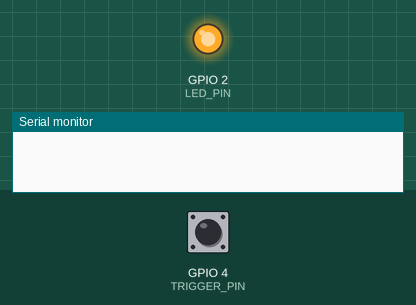
A sketch run on a simulated ESP32. On the bench: output pins drawn as LEDs (lit = HIGH), the last lines printed to the serial monitor. The test bench sets the inputs (shaded band); at power-on: GPIO 4 (TRIGGER_PIN) HIGH. WiFi joins after 1.5 s; servers stay silent unless stated; the Firebase database answers and starts empty.

Above: at 0.1 s.
At 1.6 s:
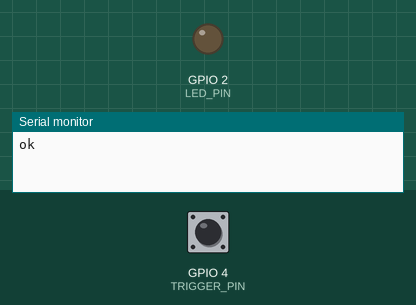
Timing chart, 0 to 3.1 s (numbered marks = the images above):
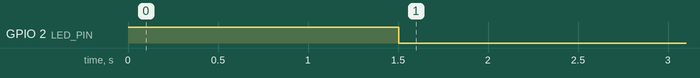

The sketch:

Code_copy.ino
```cpp
#include <Arduino.h>
#include <WiFiManager.h>
#include <Firebase_ESP_Client.h>
#include "addons/TokenHelper.h"
#include "addons/RTDBHelper.h"
#define API_KEY "AIzaSyAnjtzqXfZSKERATWqAXbaytOfM507iXJU"
#define DATABASE_URL "https://esp32firebase-6052e-default-rtdb.europe-west1.firebasedatabase.app/"
#define TRIGGER_PIN 4
#define LED_PIN 2
HardwareSerial MySerial(2);

FirebaseData fbdo;

FirebaseAuth auth;
FirebaseConfig config;
int isPair;

int pin34,pin35,pin36,pin39,pin25,pin23,pin22,pin21,pin19,pin18,pin17,pin16;
String type34,type35,type36,type39,type25,type23,type22,type21,type19,type18,type17,type16,sertype,ser;

String device_name=WiFi.macAddress();

WiFiManager wifiManager;

void setup(){
  ser="B";
  Serial.begin(115200);
  //Serial2.begin(9600);
  pinMode(LED_PIN, OUTPUT );
  digitalWrite(LED_PIN, HIGH);
  wifiManager.autoConnect("ESP32Tunnel ","");

  config.api_key = API_KEY;

  /* Assign the RTDB URL (required) */
  config.database_url = DATABASE_URL;

  /* Sign up */
  if (Firebase.signUp(&config, &auth, "", "")){
    Serial.println("ok");
  digitalWrite(LED_PIN, LOW);

  }
  else{
    Serial.printf("%s\n", config.signer.signupError.message.c_str());
  }

  /* Assign the callback function for the long running token generation task */
  config.token_status_callback = tokenStatusCallback; //see addons/TokenHelper.h

  Firebase.begin(&config, &auth);
  Firebase.reconnectWiFi(true);
  String dt=device_name+"/Debug/Status";
  if(Firebase.RTDB.setString(&fbdo, dt, "On"))
    {
      Serial.println("PASSED");
      Serial.println("PATH: " + fbdo.dataPath());
      Serial.println("TYPE: " + fbdo.dataType());
    }
    dt=device_name+"/Debug/Restart";
    if(Firebase.RTDB.setString(&fbdo, dt, "N")){
      Serial.println("PASSED");
      Serial.println("PATH: " + fbdo.dataPath());
      Serial.println("TYPE: " + fbdo.dataType());
    }
  init();
  pinMode(34, INPUT_PULLDOWN);
  pinMode(35, INPUT_PULLDOWN);
  pinMode(36, INPUT_PULLDOWN);
  pinMode(39, INPUT_PULLDOWN);
  //pinMode(32, INPUT_PULLDOWN);
  //pinMode(33, INPUT_PULLDOWN);
  pinMode(25, INPUT_PULLDOWN);
  pinMode(23, INPUT_PULLDOWN);
  pinMode(22, INPUT_PULLDOWN);
  pinMode(4, INPUT_PULLUP);
  pinMode(21, INPUT_PULLDOWN);
  pinMode(19, INPUT_PULLDOWN);
  pinMode(18, INPUT_PULLDOWN);
  pinMode(17, INPUT_PULLDOWN);
  pinMode(16, INPUT_PULLDOWN);

  pin34=0;
  pin36=0;
  pin39=0;
  pin35=0;
  //pin32=0;
  //pin33=0;
  pin25=0;
  pin23=0;
  pin22=0;
  pin21=0;
  pin19=0;
  pin18=0;
  pin17=0;
  pin16=0;
  UploadConfig();
}


void loop(){ // D digital A analog N nothing

  //if(type32=="D")pin32=uploaddigitaldata(32,pin32); //UART RX
  //if(type32=="A")pin32=uploadanalogdata(32,pin32); //UART RX
  //if(type33=="D")pin33=uploaddigitaldata(33,pin33); //UART TX
  //if(type33=="A")pin33=uploadanalogdata(33,pin33); //UART TX
 Restart();
 UploadConfig();
 //if(Serial2.available()>0)
 //{if((sertype=="S"&&Serial2.readString()!=ser)&&(Firebase.RTDB.setString(&fbdo, "ESPDEMO/Pins/Serial", Serial2.readString())))ser=Serial2.readString();}
 String dt=device_name+"/Pins/D36";
 if ((type36=="A"&&pin36!=analogRead(36))&&(Firebase.RTDB.setInt(&fbdo, dt, analogRead(36))))pin36=analogRead(36); //A1
 dt=device_name+"/Pins/D39";
 if ((type39=="A"&&pin39!=analogRead(39))&&(Firebase.RTDB.setInt(&fbdo, dt, analogRead(39))))pin39=analogRead(39); //A2
 dt=device_name+"/Pins/D34";
 if ((type34=="A"&&pin34!=analogRead(34))&&(Firebase.RTDB.setInt(&fbdo, dt, analogRead(34))))pin34=analogRead(34); //A3
 dt=device_name+"/Pins/D35";
 if ((type35=="A"&&pin35!=analogRead(35))&&(Firebase.RTDB.setInt(&fbdo, dt, analogRead(35))))pin35=analogRead(35); //A4
 dt=device_name+"/Pins/D16";
 if ((type16=="D"&&pin16!=digitalRead(16))&&(Firebase.RTDB.setInt(&fbdo, dt, digitalRead(16))))pin16=digitalRead(16); //Din1
 dt=device_name+"/Pins/D17";
 if ((type17=="D"&&pin17!=digitalRead(17))&&(Firebase.RTDB.setInt(&fbdo, dt, digitalRead(17))))pin17=digitalRead(17); //Din2
 dt=device_name+"/Pins/D18";
 if ((type18=="D"&&pin18!=digitalRead(18))&&(Firebase.RTDB.setInt(&fbdo, dt, digitalRead(18))))pin18=digitalRead(18); //Din3
 dt=device_name+"/Pins/D19";
 if ((type19=="D"&&pin19!=digitalRead(19))&&(Firebase.RTDB.setInt(&fbdo, dt, digitalRead(19))))pin19=digitalRead(19); //Din4
 dt=device_name+"/Pins/D21";
 if ((type21=="D"&&pin21!=digitalRead(21))&&(Firebase.RTDB.setInt(&fbdo, dt, digitalRead(21))))pin21=digitalRead(21); //Dout1
 dt=device_name+"/Pins/D22";
 if ((type22=="D"&&pin22!=digitalRead(22))&&(Firebase.RTDB.setInt(&fbdo, dt, digitalRead(22))))pin22=digitalRead(22); //Dout2
 dt=device_name+"/Pins/D23";
 if ((type23=="D"&&pin23!=digitalRead(23))&&(Firebase.RTDB.setInt(&fbdo, dt, digitalRead(23))))pin23=digitalRead(23); //Dout3
 dt=device_name+"/Pins/D25";
 if ((type25=="D"&&pin25!=digitalRead(25))&&(Firebase.RTDB.setInt(&fbdo, dt, digitalRead(25))))pin25=digitalRead(25); //Dout4

 if ( digitalRead(TRIGGER_PIN) == LOW){wifiManager.resetSettings();ESP.restart();}
 }

String readconfig(int pinnumber){
  String gpiopath = device_name+"/Config/GPIO"+pinnumber;
  gpiopath.concat(pinnumber);
  String output=Firebase.RTDB.getString(&fbdo, gpiopath) ? fbdo.to<const char *>() : fbdo.errorReason().c_str();
  Serial.println(output);
  return output;
}
void Restart(){
  String dt=device_name+"/Debug/Restart";
  String rest = Firebase.RTDB.getString(&fbdo, dt) ? fbdo.to<const char *>() : fbdo.errorReason().c_str();
  dt=device_name+"/Debug/Status";
  String dt1 = device_name+"/Config/UPLOAD";
  if((rest=="Y")&&(Firebase.RTDB.setString(&fbdo,dt, "Off")&&Firebase.RTDB.setString(&fbdo, dt1, "Y")))ESP.restart();
  }
void UploadConfig(){
  String dt=device_name+"/Config/UPLOAD";
  String up = Firebase.RTDB.getString(&fbdo, dt) ? fbdo.to<const char *>() : fbdo.errorReason().c_str();
  dt=device_name+"/Config/UPLOAD";
  if(up=="Y")
  if(Firebase.RTDB.setString(&fbdo, dt, "N")){
      type34=readconfig(34);
      type36=readconfig(36);
      type39=readconfig(39);
      type35=readconfig(35);
      type25=readconfig(25);
      type23=readconfig(23);
      type22=readconfig(22);
      type21=readconfig(21);
      type19=readconfig(19);
      type18=readconfig(18);
      type17=readconfig(17);
      type16=readconfig(16);
      sertype=readconfig(32);
  }
}

void init(){
  String dt=device_name+"/Config/GPIO36";
  int Ok=0;
  if (Firebase.RTDB.setString(&fbdo, dt, "A")) Ok=1;
  dt=device_name+"/Config/GPIO39";
  if (Firebase.RTDB.setString(&fbdo, dt, "A")) Ok=1;
  dt=device_name+"/Config/GPIO34";
  if (Firebase.RTDB.setString(&fbdo, dt, "A")) Ok=1;
  dt=device_name+"/Config/GPIO35";
  if (Firebase.RTDB.setString(&fbdo, dt, "A")) Ok=1;
  dt=device_name+"/Config/GPIO16";
  if (Firebase.RTDB.setString(&fbdo, dt, "D")) Ok=1;
  dt=device_name+"/Config/GPIO17";
  if (Firebase.RTDB.setString(&fbdo, dt, "D")) Ok=1;
  dt=device_name+"/Config/GPIO18";
  if (Firebase.RTDB.setString(&fbdo, dt, "D")) Ok=1;
  dt=device_name+"/Config/GPIO19";
  if (Firebase.RTDB.setString(&fbdo, dt, "D")) Ok=1;
  dt=device_name+"/Config/GPIO21";
  if (Firebase.RTDB.setString(&fbdo, dt, "D")) Ok=1;
  dt=device_name+"/Config/GPIO22";
  if (Firebase.RTDB.setString(&fbdo, dt, "D")) Ok=1;
  dt=device_name+"/Config/GPIO23";
  if (Firebase.RTDB.setString(&fbdo,dt, "D")) Ok=1;
  dt=device_name+"/Config/GPIO25";
  if (Firebase.RTDB.setString(&fbdo, dt, "D")) Ok=1;
  dt=device_name+"/Config/UPLOAD";
  if (Firebase.RTDB.setString(&fbdo, dt, "N")) Ok=1;
}
```
